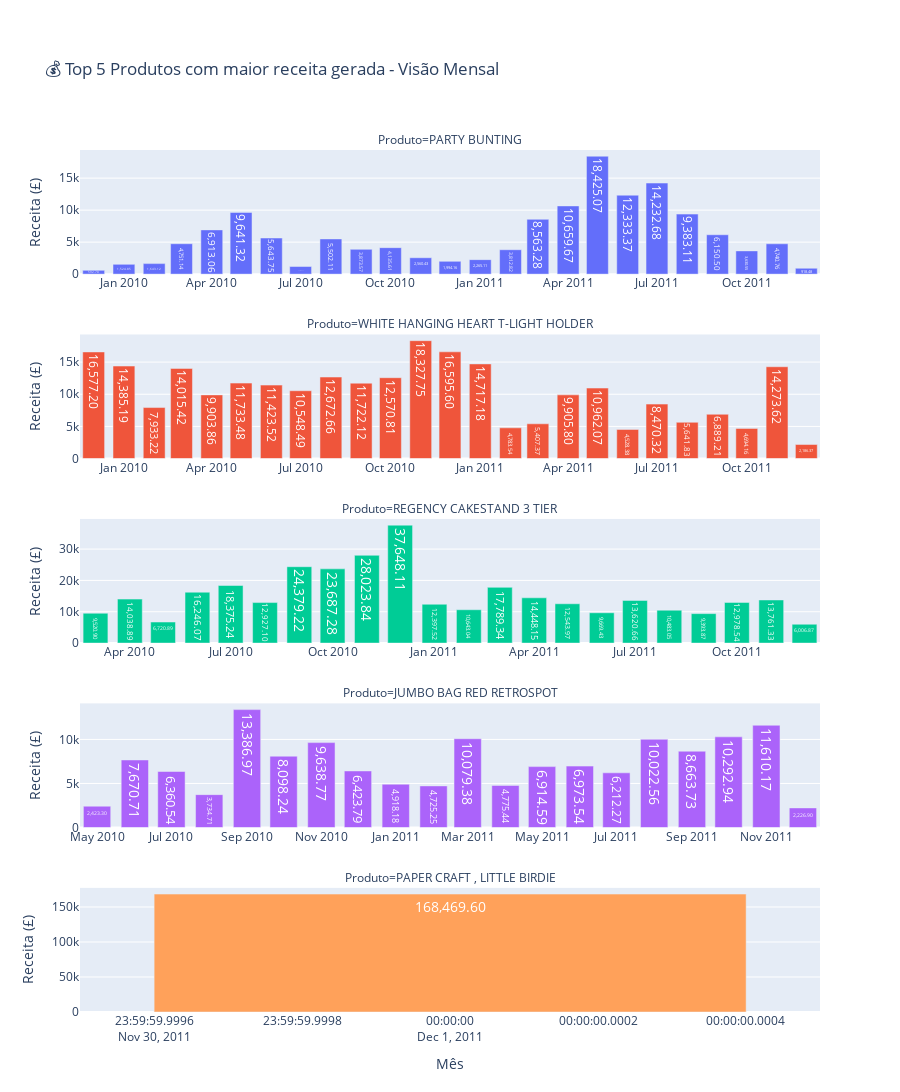

Notebook code for this chart:
### Markdown cell above
![image.png](attachment:image.png)

### Code cell
# Obter os 5 produtos com maior receita total
top_5_receita = receita_por_produto['Description'].tolist()

# Filtrar o DataFrame original para conter apenas esses 5 produtos
df_top5_receita = df_sales[df_sales['Description'].isin(top_5_receita)]

# Agrupar a receita por mês (AnoMes) e produto (Description), somando a receita total
receita_mensal = (
    df_top5_receita.groupby(['AnoMes', 'Description'])['TotalPrice']
    .sum()
    .reset_index()
)

# Converter o campo AnoMes para datetime
receita_mensal['AnoMes'] = pd.to_datetime(receita_mensal['AnoMes'])

# Criar gráfico de barras com facetas (um gráfico por produto)
fig = px.bar(
    receita_mensal,
    x='AnoMes',
    y='TotalPrice',
    color='Description',
    facet_col='Description',
    facet_col_wrap=1,
    title='💰 Top 5 Produtos com maior receita gerada - Visão Mensal',
    labels={
        "Description": "Produto",
        "AnoMes": "Mês",
        "TotalPrice": "Receita (£)"
    },
)

# Ajustes de layout
fig.update_layout(
    showlegend=False,
    height=1400,
    xaxis_title='Mês',
    yaxis_title='Receita (£)',
    margin=dict(t=150),
)

# Mostrar rótulos dos eixos X e Y em todas as facetas
fig.update_xaxes(matches=None, showticklabels=True)
fig.update_yaxes(matches=None, automargin=True)

# Adicionar os valores dentro das barras com formatação e visibilidade
fig.update_traces(
    texttemplate='%{y:,.2f}',       # formato com separador de milhar e 2 casas decimais
    textposition='inside',
    textfont_size=14,
    textfont_color='white'          # cor clara para contrastar com as barras
)

# Exibir o gráfico
fig.show()

### Figure 1 — Plotly figure (JSON) as saved in the notebook; plotly's stock layout.template omitted (floating-point values rounded to 4 significant figures)
{"data": [{"hovertemplate": "Produto=PARTY BUNTING<br>Mês=%{x}<br>Receita (£)=%{y}<extra></extra>", "legendgroup": "PARTY BUNTING", "marker": {"color": "#636efa", "pattern": {"shape": ""}}, "name": "PARTY BUNTING", "orientation": "v", "showlegend": true, "textfont": {"color": "white", "size": 14}, "textposition": "inside", "texttemplate": "%{y:,.2f}", "type": "bar", "x": ["2009-12-01T00:00:00", "2010-01-01T00:00:00", "2010-02-01T00:00:00", "2010-03-01T00:00:00", "2010-04-01T00:00:00", "2010-05-01T00:00:00", "2010-06-01T00:00:00", "2010-07-01T00:00:00", "2010-08-01T00:00:00", "2010-09-01T00:00:00", "2010-10-01T00:00:00", "2010-11-01T00:00:00", "2010-12-01T00:00:00", "2011-01-01T00:00:00", "2011-02-01T00:00:00", "2011-03-01T00:00:00", "2011-04-01T00:00:00", "2011-05-01T00:00:00", "2011-06-01T00:00:00", "2011-07-01T00:00:00", "2011-08-01T00:00:00", "2011-09-01T00:00:00", "2011-10-01T00:00:00", "2011-11-01T00:00:00", "2011-12-01T00:00:00"], "xaxis": "x5", "y": [592.7, 1525.0, 1643.0, 4751.0, 6913.0, 9641.0, 5644.0, 1187.0, 5502.0, 3874.0, 4136.0, 2560.0, 1994.0, 2265.0, 3813.0, 8563.0, 10660.0, 18430.0, 12330.0, 14230.0, 9383.0, 6150.0, 3631.0, 4741.0, 918.5], "yaxis": "y5"}, {"hovertemplate": "Produto=WHITE HANGING HEART T-LIGHT HOLDER<br>Mês=%{x}<br>Receita (£)=%{y}<extra></extra>", "legendgroup": "WHITE HANGING HEART T-LIGHT HOLDER", "marker": {"color": "#EF553B", "pattern": {"shape": ""}}, "name": "WHITE HANGING HEART T-LIGHT HOLDER", "orientation": "v", "showlegend": true, "textfont": {"color": "white", "size": 14}, "textposition": "inside", "texttemplate": "%{y:,.2f}", "type": "bar", "x": ["2009-12-01T00:00:00", "2010-01-01T00:00:00", "2010-02-01T00:00:00", "2010-03-01T00:00:00", "2010-04-01T00:00:00", "2010-05-01T00:00:00", "2010-06-01T00:00:00", "2010-07-01T00:00:00", "2010-08-01T00:00:00", "2010-09-01T00:00:00", "2010-10-01T00:00:00", "2010-11-01T00:00:00", "2010-12-01T00:00:00", "2011-01-01T00:00:00", "2011-02-01T00:00:00", "2011-03-01T00:00:00", "2011-04-01T00:00:00", "2011-05-01T00:00:00", "2011-06-01T00:00:00", "2011-07-01T00:00:00", "2011-08-01T00:00:00", "2011-09-01T00:00:00", "2011-10-01T00:00:00", "2011-11-01T00:00:00", "2011-12-01T00:00:00"], "xaxis": "x4", "y": [16580.0, 14390.0, 7933.0, 14020.0, 9904.0, 11730.0, 11420.0, 10550.0, 12670.0, 11720.0, 12570.0, 18330.0, 16600.0, 14720.0, 4784.0, 5407.0, 9906.0, 10960.0, 4528.0, 8470.0, 5642.0, 6889.0, 4694.0, 14270.0, 2186.0], "yaxis": "y4"}, {"hovertemplate": "Produto=REGENCY CAKESTAND 3 TIER<br>Mês=%{x}<br>Receita (£)=%{y}<extra></extra>", "legendgroup": "REGENCY CAKESTAND 3 TIER", "marker": {"color": "#00cc96", "pattern": {"shape": ""}}, "name": "REGENCY CAKESTAND 3 TIER", "orientation": "v", "showlegend": true, "textfont": {"color": "white", "size": 14}, "textposition": "inside", "texttemplate": "%{y:,.2f}", "type": "bar", "x": ["2010-03-01T00:00:00", "2010-04-01T00:00:00", "2010-05-01T00:00:00", "2010-06-01T00:00:00", "2010-07-01T00:00:00", "2010-08-01T00:00:00", "2010-09-01T00:00:00", "2010-10-01T00:00:00", "2010-11-01T00:00:00", "2010-12-01T00:00:00", "2011-01-01T00:00:00", "2011-02-01T00:00:00", "2011-03-01T00:00:00", "2011-04-01T00:00:00", "2011-05-01T00:00:00", "2011-06-01T00:00:00", "2011-07-01T00:00:00", "2011-08-01T00:00:00", "2011-09-01T00:00:00", "2011-10-01T00:00:00", "2011-11-01T00:00:00", "2011-12-01T00:00:00"], "xaxis": "x3", "y": [9521.0, 14040.0, 6721.0, 16250.0, 18380.0, 12930.0, 24380.0, 23690.0, 28020.0, 37650.0, 12400.0, 10640.0, 17790.0, 14450.0, 12540.0, 9669.0, 13620.0, 10480.0, 9394.0, 12980.0, 13760.0, 6007.0], "yaxis": "y3"}, {"hovertemplate": "Produto=JUMBO BAG RED RETROSPOT<br>Mês=%{x}<br>Receita (£)=%{y}<extra></extra>", "legendgroup": "JUMBO BAG RED RETROSPOT", "marker": {"color": "#ab63fa", "pattern": {"shape": ""}}, "name": "JUMBO BAG RED RETROSPOT", "orientation": "v", "showlegend": true, "textfont": {"color": "white", "size": 14}, "textposition": "inside", "texttemplate": "%{y:,.2f}", "type": "bar", "x": ["2010-05-01T00:00:00", "2010-06-01T00:00:00", "2010-07-01T00:00:00", "2010-08-01T00:00:00", "2010-09-01T00:00:00", "2010-10-01T00:00:00", "2010-11-01T00:00:00", "2010-12-01T00:00:00", "2011-01-01T00:00:00", "2011-02-01T00:00:00", "2011-03-01T00:00:00", "2011-04-01T00:00:00", "2011-05-01T00:00:00", "2011-06-01T00:00:00", "2011-07-01T00:00:00", "2011-08-01T00:00:00", "2011-09-01T00:00:00", "2011-10-01T00:00:00", "2011-11-01T00:00:00", "2011-12-01T00:00:00"], "xaxis": "x2", "y": [2423.0, 7671.0, 6361.0, 3735.0, 13390.0, 8098.0, 9639.0, 6424.0, 4918.0, 4725.0, 10080.0, 4775.0, 6915.0, 6974.0, 6212.0, 10020.0, 8664.0, 10290.0, 11610.0, 2227.0], "yaxis": "y2"}, {"hovertemplate": "Produto=PAPER CRAFT , LITTLE BIRDIE<br>Mês=%{x}<br>Receita (£)=%{y}<extra></extra>", "legendgroup": "PAPER CRAFT , LITTLE BIRDIE", "marker": {"color": "#FFA15A", "pattern": {"shape": ""}}, "name": "PAPER CRAFT , LITTLE BIRDIE", "orientation": "v", "showlegend": true, "textfont": {"color": "white", "size": 14}, "textposition": "inside", "texttemplate": "%{y:,.2f}", "type": "bar", "x": ["2011-12-01T00:00:00"], "xaxis": "x", "y": [168500.0], "yaxis": "y"}], "layout": {"annotations": [{"font": {}, "showarrow": false, "text": "Produto=PAPER CRAFT , LITTLE BIRDIE", "x": 0.5, "xanchor": "center", "xref": "paper", "y": 0.144, "yanchor": "bottom", "yref": "paper"}, {"font": {}, "showarrow": false, "text": "Produto=JUMBO BAG RED RETROSPOT", "x": 0.5, "xanchor": "center", "xref": "paper", "y": 0.358, "yanchor": "bottom", "yref": "paper"}, {"font": {}, "showarrow": false, "text": "Produto=REGENCY CAKESTAND 3 TIER", "x": 0.5, "xanchor": "center", "xref": "paper", "y": 0.572, "yanchor": "bottom", "yref": "paper"}, {"font": {}, "showarrow": false, "text": "Produto=WHITE HANGING HEART T-LIGHT HOLDER", "x": 0.5, "xanchor": "center", "xref": "paper", "y": 0.786, "yanchor": "bottom", "yref": "paper"}, {"font": {}, "showarrow": false, "text": "Produto=PARTY BUNTING", "x": 0.5, "xanchor": "center", "xref": "paper", "y": 1, "yanchor": "bottom", "yref": "paper"}], "barmode": "relative", "height": 1400, "legend": {"title": {"text": "Produto"}, "tracegroupgap": 0}, "margin": {"t": 150}, "showlegend": false, "title": {"text": "💰 Top 5 Produtos com maior receita gerada - Visão Mensal"}, "xaxis": {"anchor": "y", "domain": [0, 1], "showticklabels": true, "title": {"text": "Mês"}}, "xaxis2": {"anchor": "y2", "domain": [0, 1], "showticklabels": true}, "xaxis3": {"anchor": "y3", "domain": [0, 1], "showticklabels": true}, "xaxis4": {"anchor": "y4", "domain": [0, 1], "showticklabels": true}, "xaxis5": {"anchor": "y5", "domain": [0, 1], "showticklabels": true}, "yaxis": {"anchor": "x", "automargin": true, "domain": [0, 0.144], "title": {"text": "Receita (£)"}}, "yaxis2": {"anchor": "x2", "automargin": true, "domain": [0.214, 0.358], "title": {"text": "Receita (£)"}}, "yaxis3": {"anchor": "x3", "automargin": true, "domain": [0.428, 0.572], "title": {"text": "Receita (£)"}}, "yaxis4": {"anchor": "x4", "automargin": true, "domain": [0.642, 0.786], "title": {"text": "Receita (£)"}}, "yaxis5": {"anchor": "x5", "automargin": true, "domain": [0.856, 1], "title": {"text": "Receita (£)"}}}}
